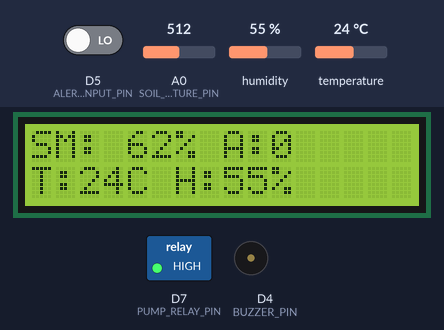
Recording of a sketch running on a simulated ESP8266 (NodeMCU). On the bench: 16×2 character LCD, switched loads named in the sketch (green lamp = pin HIGH), buzzer (waves = sounding, pin HIGH). The inputs (shaded band) are chosen by the test bench; at power-on: temperature 24 °C, A0 (SOIL_MOISTURE_PIN) = 512, D5 (ALERT_INPUT_PIN) LOW, humidity 55 %. WiFi joins after 1.5 s; servers stay silent unless stated; what the sketch prints to the serial monitor is not drawn.

Above: at 3.1 s.
3.2 s: temperature set to 38 °C
At 13.2 s:
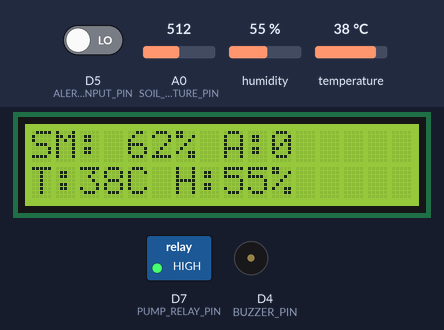
13.5 s: temperature set to 41 °C
At 23.2 s:
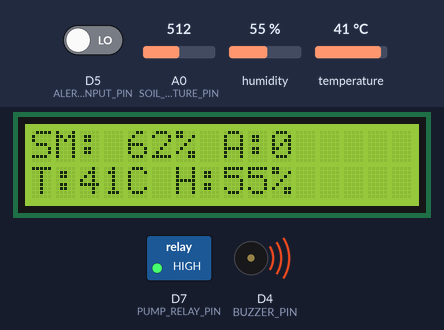
23.5 s: A0 (SOIL_MOISTURE_PIN) set to 621
At 33.2 s:
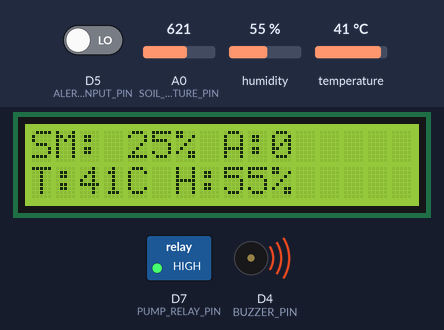
33.5 s: A0 (SOIL_MOISTURE_PIN) set to 646
At 43.2 s:
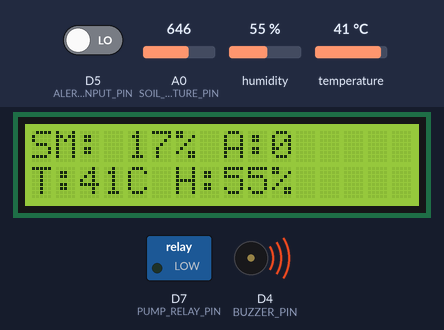
43.5 s: D5 (ALERT_INPUT_PIN) driven HIGH
At 53.2 s:
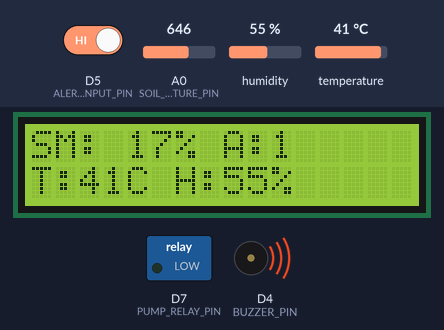
53.5 s: humidity set to 22 %
At 63.2 s:
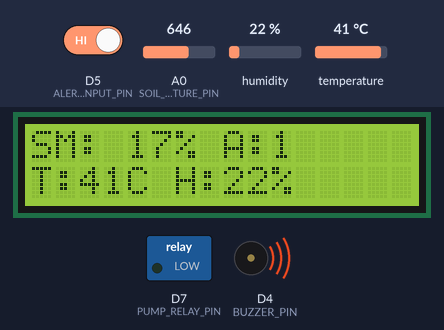
Timing chart, 0 to 64.5 s (numbered marks = the images above; inputs shaded):
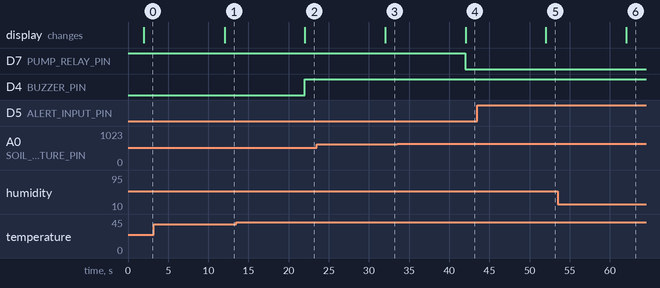

The sketch:

Solar_Field_Flow.ino
```cpp
#define BLYNK_PRINT Serial

#include <ESP8266WiFi.h>
#include <BlynkSimpleEsp8266.h>
#include <LiquidCrystal_I2C.h>
#include <SimpleDHT.h>
#include "secrets.h"

// ---------- Hardware pins (ESP8266 NodeMCU-style labels) ----------
const uint8_t SOIL_MOISTURE_PIN = A0;
const uint8_t PUMP_RELAY_PIN    = D7;
const uint8_t BUZZER_PIN        = D4;
const uint8_t DHT11_PIN         = D0;
const uint8_t ALERT_INPUT_PIN   = D5;

// The source archive called D5 fireSensorPin. The supplied prototype
// photograph labels the module PIR. Confirm the physical sensor type and
// active polarity before relying on this input.

// ---------- Calibration and thresholds ----------
const int SOIL_DRY_READING = 700;
const int SOIL_WET_READING = 400;
const int LOW_MOISTURE_THRESHOLD = 20;
const byte HIGH_TEMPERATURE_THRESHOLD_C = 40;

// Original relay logic is active LOW: LOW = pump ON, HIGH = pump OFF.
const uint8_t RELAY_ON  = LOW;
const uint8_t RELAY_OFF = HIGH;

// ---------- Devices ----------
SimpleDHT11 dht11;
LiquidCrystal_I2C lcd(0x27, 16, 2);
BlynkTimer timer;

// ---------- Last sampled values ----------
int soilMoisturePercent = 0;
byte temperatureC = 0;
byte humidityPercent = 0;
int dhtStatus = -1;
int alertInputState = LOW;

int calculateSoilMoisturePercent(int rawReading) {
  // 0% at the configured dry reading; 100% at the configured wet reading.
  const long mapped = map(rawReading, SOIL_DRY_READING, SOIL_WET_READING, 0, 100);
  return constrain((int)mapped, 0, 100);
}

void updateOutputs() {
  const bool soilIsDry = soilMoisturePercent < LOW_MOISTURE_THRESHOLD;
  const bool dhtReadFailed = (dhtStatus != SimpleDHTErrSuccess);
  const bool temperatureIsHigh = !dhtReadFailed &&
                                 temperatureC >= HIGH_TEMPERATURE_THRESHOLD_C;
  const bool alertInputActive = (alertInputState == HIGH);

  // Preserve the original prototype's control rule: pump runs when soil is dry.
  digitalWrite(PUMP_RELAY_PIN, soilIsDry ? RELAY_ON : RELAY_OFF);

  // Preserve the original buzzer alert conditions.
  const bool alarmActive = soilIsDry || temperatureIsHigh ||
                           dhtReadFailed || alertInputActive;
  digitalWrite(BUZZER_PIN, alarmActive ? HIGH : LOW);
}

void sampleAndPublish() {
  const int rawSoilReading = analogRead(SOIL_MOISTURE_PIN);
  soilMoisturePercent = calculateSoilMoisturePercent(rawSoilReading);

  temperatureC = 0;
  humidityPercent = 0;
  dhtStatus = dht11.read(DHT11_PIN, &temperatureC, &humidityPercent, NULL);
  alertInputState = digitalRead(ALERT_INPUT_PIN);

  updateOutputs();

  Blynk.virtualWrite(V0, soilMoisturePercent);
  Blynk.virtualWrite(V4, alertInputState);

  // Do not publish the zero-initialised values when the DHT11 read fails.
  if (dhtStatus == SimpleDHTErrSuccess) {
    Blynk.virtualWrite(V1, (int)temperatureC);
    Blynk.virtualWrite(V2, (int)humidityPercent);
  } else {
    Serial.println(F("DHT11 read failed; temperature/humidity not published."));
  }

  Serial.print(F("Soil moisture: "));
  Serial.print(soilMoisturePercent);
  Serial.print(F("% | Alert input: "));
  Serial.print(alertInputState);
  if (dhtStatus == SimpleDHTErrSuccess) {
    Serial.print(F(" | Temperature: "));
    Serial.print((int)temperatureC);
    Serial.print(F(" C | Humidity: "));
    Serial.print((int)humidityPercent);
    Serial.println(F("%"));
  } else {
    Serial.println();
  }
}

void updateLCD() {
  char row0[17];
  char row1[17];

  // The source firmware treated HIGH on the D5 digital input as an alert.
  snprintf(row0, sizeof(row0), "SM:%3d%% A:%d", soilMoisturePercent,
           alertInputState == HIGH ? 1 : 0);

  if (dhtStatus == SimpleDHTErrSuccess) {
    snprintf(row1, sizeof(row1), "T:%2dC H:%2d%%",
             (int)temperatureC, (int)humidityPercent);
  } else {
    snprintf(row1, sizeof(row1), "T:--C H:--%%");
  }

  char padded0[17];
  char padded1[17];
  snprintf(padded0, sizeof(padded0), "%-16s", row0);
  snprintf(padded1, sizeof(padded1), "%-16s", row1);

  lcd.setCursor(0, 0);
  lcd.print(padded0);
  lcd.setCursor(0, 1);
  lcd.print(padded1);
}

void setup() {
  Serial.begin(9600);

  pinMode(PUMP_RELAY_PIN, OUTPUT);
  pinMode(BUZZER_PIN, OUTPUT);
  pinMode(ALERT_INPUT_PIN, INPUT);

  // Set outputs to their inactive states before connecting to Wi-Fi/Blynk.
  digitalWrite(PUMP_RELAY_PIN, RELAY_OFF);
  digitalWrite(BUZZER_PIN, LOW);

  lcd.init();
  lcd.backlight();
  lcd.clear();
  lcd.setCursor(0, 0);
  lcd.print(F("Solar Field Flow"));
  lcd.setCursor(0, 1);
  lcd.print(F("Connecting..."));

  Blynk.begin(BLYNK_AUTH_TOKEN, WIFI_SSID, WIFI_PASSWORD);

  sampleAndPublish();
  updateLCD();

  timer.setInterval(10000L, sampleAndPublish);
  timer.setInterval(2000L, updateLCD);
}

void loop() {
  Blynk.run();
  timer.run();
}
```

secrets.example.h
```cpp
#pragma once

// Copy this file to secrets.h and enter your own credentials locally.
// NEVER commit secrets.h or paste real credentials into a public repository.

#define BLYNK_TEMPLATE_ID   "YOUR_BLYNK_TEMPLATE_ID"
#define BLYNK_TEMPLATE_NAME "Solar Field Flow"
#define BLYNK_AUTH_TOKEN    "YOUR_BLYNK_DEVICE_AUTH_TOKEN"

#define WIFI_SSID           "YOUR_WIFI_SSID"
#define WIFI_PASSWORD       "YOUR_WIFI_PASSWORD"
```

Measured:
- the behaviour switches between 39 and 40 °C on temperature (found by bisection; images 1 and 2)
- the behaviour switches between 638 and 639 on A0 (SOIL_MOISTURE_PIN) (found by bisection; images 3 and 4)
- after the input at 3.2 s, the display: changes after 8.8 s (image 1)
- after the input at 13.5 s, D4 (BUZZER_PIN): LOW → HIGH after 8.5 s; the display: changes after 8.5 s (image 2)
- after the input at 23.5 s, the display: changes after 8.5 s (image 3)
- after the input at 33.5 s, D7 (PUMP_RELAY_PIN): HIGH → LOW after 8.5 s; the display: changes after 8.5 s (image 4)
- after the input at 43.5 s, the display: changes after 8.5 s (image 5)
- after the input at 53.5 s, the display: changes after 8.5 s (image 6)
